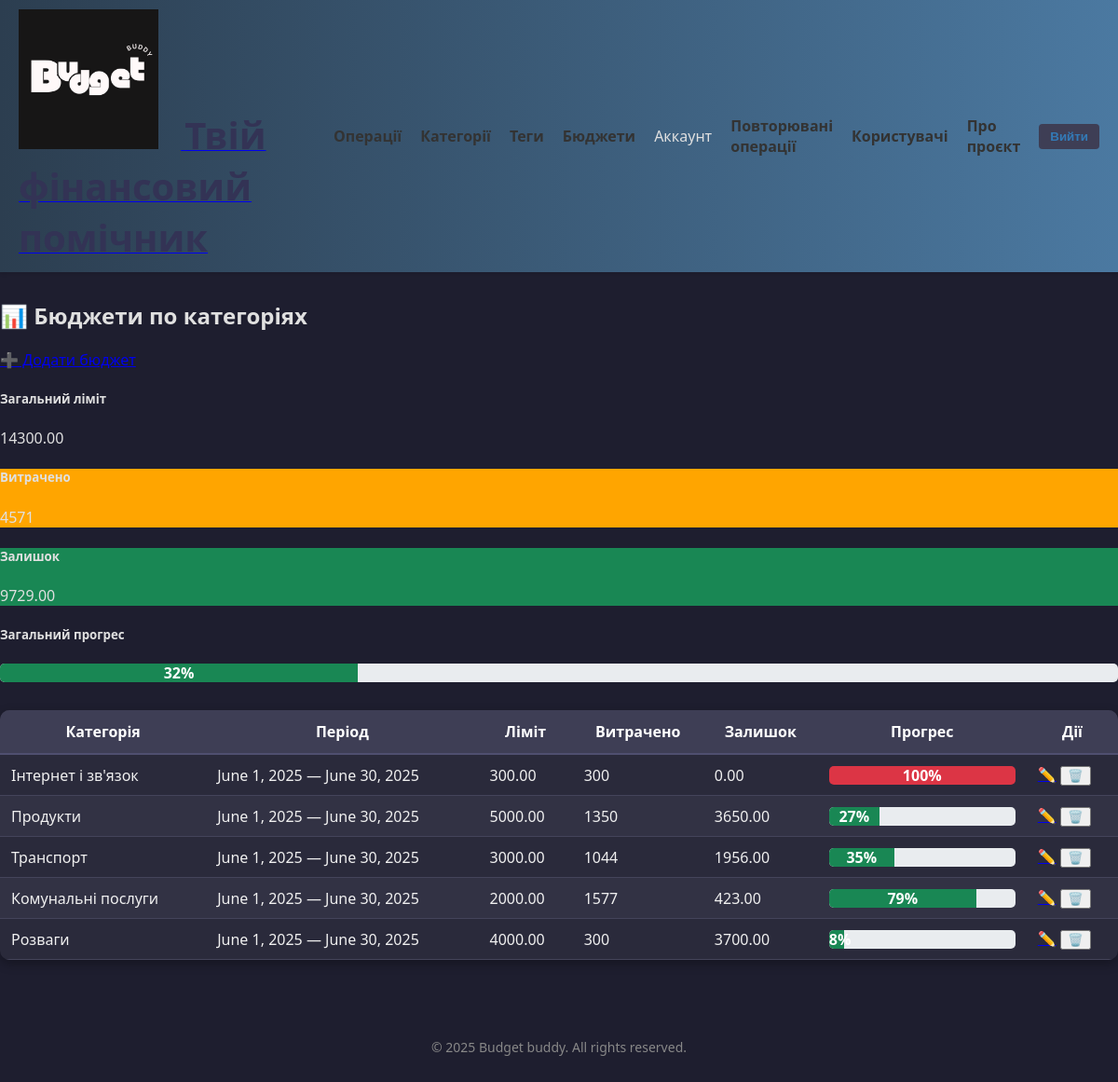
Page /budgets/ (signed in) on the committed database.
### apps/core/models/budget.py (models this page shows, shortened)
class Budget(TimeStampedModel):
    id = models.AutoField(primary_key=True)
    limit_amount = models.DecimalField(max_digits=12, decimal_places=2)
    period_start = models.DateField()
    period_end = models.DateField()
    user = models.ForeignKey(
        settings.AUTH_USER_MODEL,
        on_delete=models.CASCADE,
        null=True,
        blank=True,
        related_name='budgets'
    )
    category = models.ForeignKey(
        "Category",
        on_delete=models.CASCADE,
        null=True,
        blank=True,
        related_name='budgets'
    )
    def spent_amount(self):
        return Operation.objects.filter(
            user=self.user,
            category=self.category,
            type='EXPENSE',
            date__range=(self.period_start, self.period_end)
        ).aggregate(models.Sum('amount'))['amount__sum'] or 0
    def remaining(self):
        return self.limit_amount - self.spent_amount()
    def is_exceeded(self):
        return self.spent_amount() > self.limit_amount

### apps/core/models/category.py (models this page shows, shortened)
class Category(TimeStampedModel):
    id = models.AutoField(primary_key=True)
    name = models.CharField(max_length=100)
    type = models.CharField(
        max_length=10,
        choices=TransactionType.choices,
        default=TransactionType.EXPENSE
    )
    user = models.ForeignKey(settings.AUTH_USER_MODEL, on_delete=models.CASCADE, null=True, blank=True, related_name='categories')

### apps/core/views.py (the view)
# urls.py: path('budgets/', views.budget_list, name='budget_list'),
def budget_list(request):
    budgets = Budget.objects.filter(user=request.user)
    total_limit = sum(b.limit_amount for b in budgets)
    total_spent = sum(b.spent_amount() for b in budgets)  # ← ВИКЛИК методу
    total_remaining = total_limit - total_spent
    total_percent = (total_spent / total_limit * 100) if total_limit else 0
    return render(request, 'core/pages/budget_list.html', {
        'budgets': budgets,
        'total_limit': total_limit,
        'total_spent': total_spent,
        'total_remaining': total_remaining,
        'total_percent': round(total_percent),
    })

### apps/core/templatetags/custom_filters.py (called while the page is built)
@register.filter
def div(value, arg):
    try:
        return (float(value) / float(arg)) * 100 if float(arg) != 0 else 0
    except (ValueError, TypeError, ZeroDivisionError):
        return 0

@register.filter
def budget_color(value):
    try:
        value = float(value)
        if value < 80:
            return "bg-success"
        elif value < 100:
            return "bg-warning"
        else:
            return "bg-danger"
    except:
        return ""

### apps/core/templates/core/pages/budget_list.html (shortened to what this page needs)
{% extends "base.html" %}
{% load custom_filters %}
{% block content %}
    <div class="container">
        <h2>📊 Бюджети по категоріях</h2>
        <p>
            <a href="{% url 'core:budget_create' %}" class="btn btn-success">➕ Додати бюджет</a>
        </p>
        <div class="row mb-4">
            <div class="col">
                <div class="card text-white bg-primary mb-3">
                    <div class="card-body">
                        <h5 class="card-title">Загальний ліміт</h5>
                        <p class="card-text">{{ total_limit }}</p>
                    </div>
                </div>
            </div>
            <div class="col">
                <div class="card text-white bg-warning mb-3">
                    <div class="card-body">
                        <h5 class="card-title">Витрачено</h5>
                        <p class="card-text">{{ total_spent }}</p>
                    </div>
                </div>
            </div>
            <div class="col">
                <div class="card text-white bg-success mb-3">
                    <div class="card-body">
                        <h5 class="card-title">Залишок</h5>
                        <p class="card-text">{{ total_remaining }}</p>
                    </div>
                </div>
            </div>
            <div class="col">
                <div class="card text-white bg-info mb-3">
                    <div class="card-body">
                        <h5 class="card-title">Загальний прогрес</h5>
                        <div class="progress">
                            <div class="progress-bar {% if total_percent < 80 %}bg-success{% elif total_percent < 100 %}bg-warning{% else %}bg-danger{% endif %}"
                                 role="progressbar"
                                 style="width: {{ total_percent }}%"
                                 aria-valuenow="{{ total_percent }}"
                                 aria-valuemin="0"
                                 aria-valuemax="100">
                                {{ total_percent }}%
                            </div>
                        </div>
                    </div>
                </div>
            </div>
        </div>
        {% if budgets %}
            <table class="table table-bordered">
                <thead>
                <tr>
                    <th>Категорія</th>
                    <th>Період</th>
                    <th>Ліміт</th>
                    <th>Витрачено</th>
                    <th>Залишок</th>
                    <th>Прогрес</th>
                    <th>Дії</th>
                </tr>
                </thead>
                <tbody>
                {% for budget in budgets %}
                    {% with spent=budget.spent_amount remaining=budget.remaining %}
                        {% with raw_percent=spent|div:budget.limit_amount %}
                            {% with percent=raw_percent|floatformat:0 %}
                                <tr class="{% if budget.is_exceeded %}table-danger{% endif %}">
                                    <td>{{ budget.category.name }}</td>
                                    <td>{{ budget.period_start }} — {{ budget.period_end }}</td>
                                    <td>{{ budget.limit_amount }}</td>
                                    <td>{{ spent }}</td>
                                    <td>{{ remaining }}</td>
                                    <td style="width: 200px">
                                        <div class="progress">
                                            <div class="progress-bar {{ percent|budget_color }}"
                                                 role="progressbar"
                                                 style="width: {% if percent|floatformat:0 > 100 %}100{% else %}{{ percent }}{% endif %}%;"
                                                 aria-valuenow="{{ percent }}"
                                                 aria-valuemin="0"
                                                 aria-valuemax="100">
                                                {{ percent }}%
                                            </div>
                                        </div>
                                    </td>
                                    <td>
                                        <a href="{% url 'core:budget_update' budget.pk %}">✏️</a>
                                        <form method="post" action="{% url 'core:budget_delete' budget.pk %}"
                                              style="display:inline;">
                                            <button type="submit" class="btn btn-link p-0 m-0 align-baseline"
                                                    onclick="return confirm('Видалити бюджет?')">🗑️
                                            </button>
                                        </form>
                                    </td>
                                </tr>
                            {% endwith %}
                        {% endwith %}
                    {% endwith %}
                {% endfor %}
                </tbody>
            </table>
        {% else %}
            <p>Немає доданих бюджетів.</p>
        {% endif %}
    </div>
{% endblock content %}

### static/styles.css (style rules this page uses)
html, body { height: 100%; margin: 0; padding: 0; font-family: 'Segoe UI', sans-serif; font-size: 16px; background-color: #1e1e2f; color: #e0e0e0; }
body { display: flex; flex-direction: column; min-height: 100vh; }
.container { margin: 30px auto; max-width: 1200px; }
table { width: 100%; border-collapse: collapse; margin-top: 30px; background-color: #2a2a3b; border-radius: 10px; overflow: hidden; box-shadow: 0 4px 12px rgba(0,0,0,0.3); color: #f0f0f0; }
table th { background: #3e3e55; color: #ffffff; font-weight: 600; padding: 12px; border-bottom: 2px solid #4f4f70; }
table td { padding: 10px 12px; border-bottom: 1px solid #44445a; }
table tr:nth-child(even) { background: #323244; }
.progress { background-color: #e9ecef; height: 20px; border-radius: 5px; overflow: hidden; }
.progress-bar { height: 100%; line-height: 20px; text-align: center; color: white; font-weight: bold; }
.bg-success { background-color: #198754 !important; }
.bg-warning { background-color: #FFA500 !important; }
.bg-danger { background-color: #dc3545 !important; }

### rows in the picture
Budget: category.name "Інтернет і зв'язок", period_start "June 1, 2025", period_end "June 30, 2025", limit_amount "300.00", spent_amount "300", remaining "0.00", percent "100"
Budget: category.name "Продукти", period_start "June 1, 2025", period_end "June 30, 2025", limit_amount "5000.00", spent_amount "1350", remaining "3650.00", percent "27"
Budget: category.name "Транспорт", period_start "June 1, 2025", period_end "June 30, 2025", limit_amount "3000.00", spent_amount "1044", remaining "1956.00", percent "35"
Budget: category.name "Комунальні послуги", period_start "June 1, 2025", period_end "June 30, 2025", limit_amount "2000.00", spent_amount "1577", remaining "423.00", percent "79"
Budget: category.name "Розваги", period_start "June 1, 2025", period_end "June 30, 2025", limit_amount "4000.00", spent_amount "300", remaining "3700.00", percent "8"

### other values in the picture
{{ total_limit }} "14300.00"
{{ total_spent }} "4571"
{{ total_remaining }} "9729.00"
{{ total_percent }} "32"
